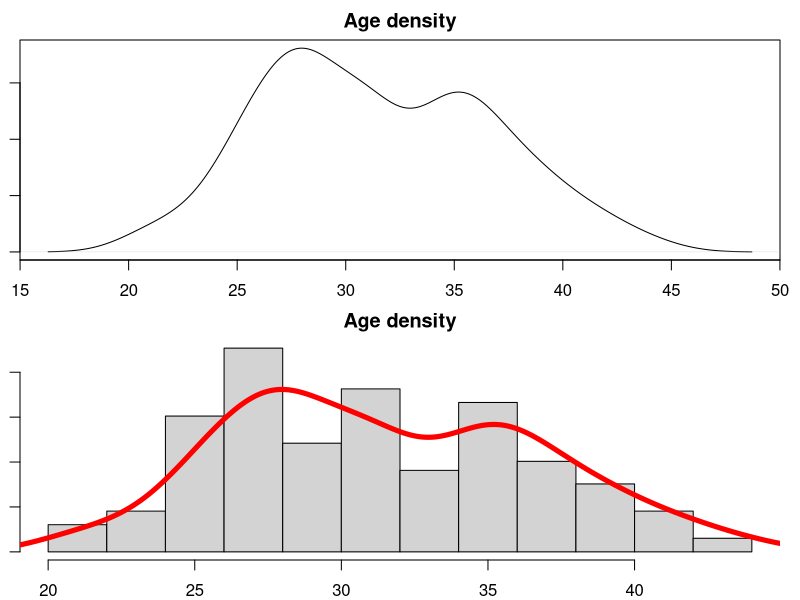
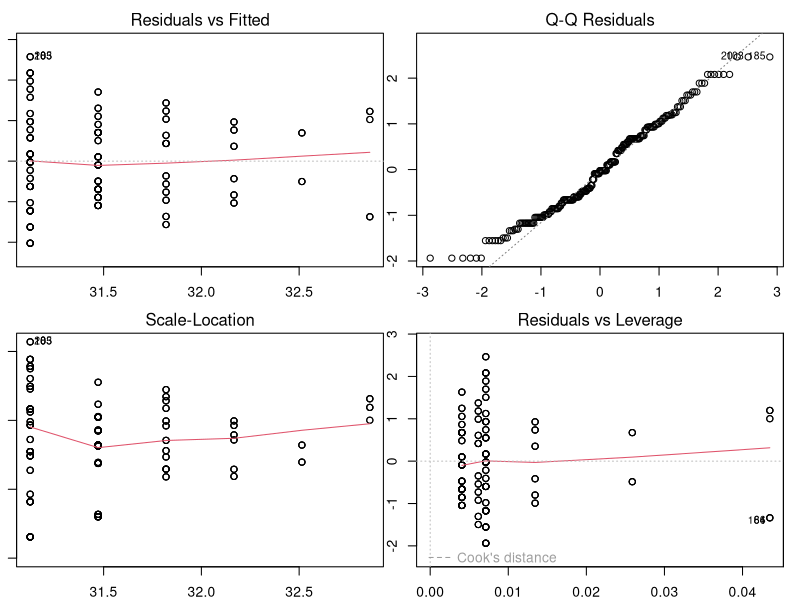
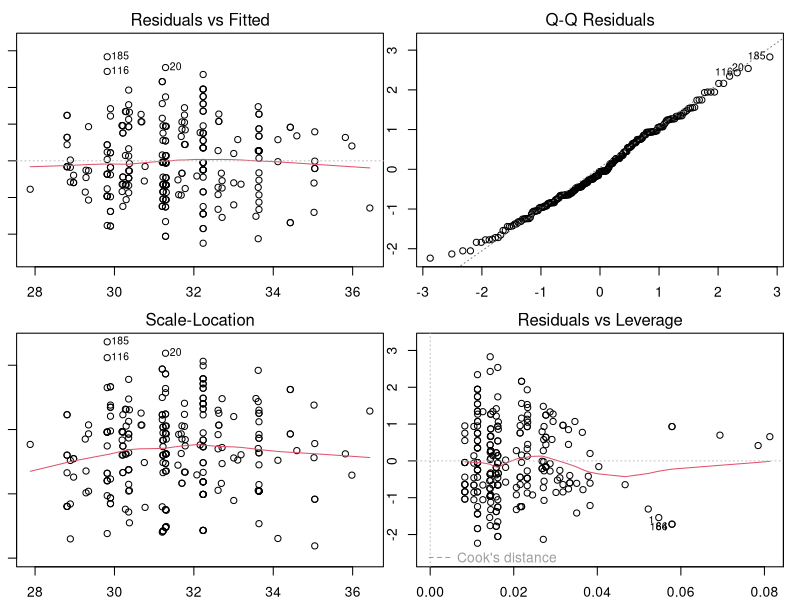
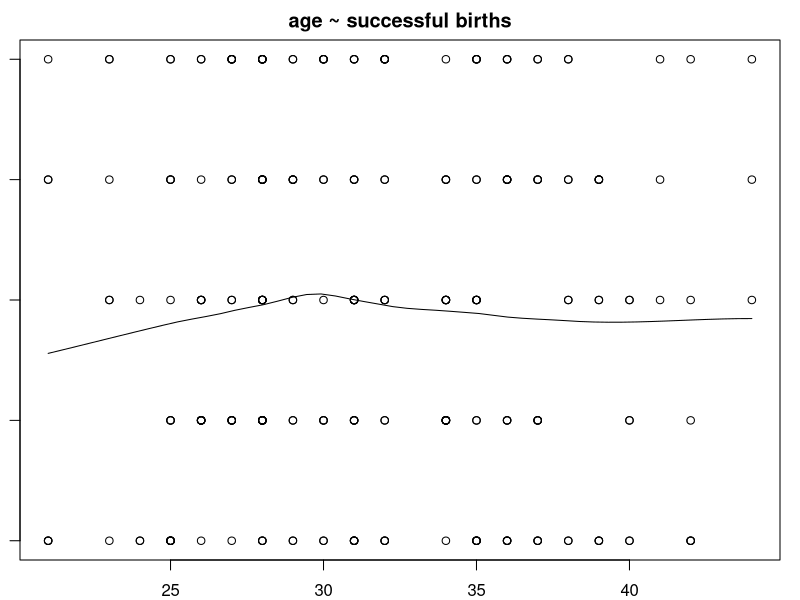
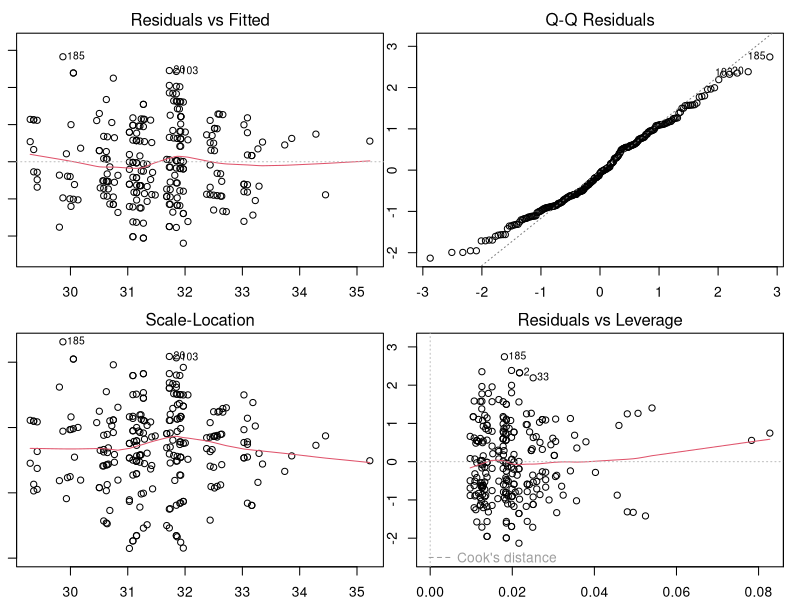

Source code (R) for these figures, in order:
library(Metrics)

newLine <- function () { # afiseaza o linie libera
  blank <- matrix()
  rownames(blank) <- ""
  colnames(blank) <- ""
  print(blank, na.print = "")
}

justTheString <- function (str) { # afiseaza un string fara ""
  blank <- matrix()
  rownames(blank) <- str
  colnames(blank) <- ""
  print(blank, na.print = "")
}

plotModel <- function (m) { # afiseaza 4 toate cele 4 ploturi ale unui model intr+un singur plot
  print(summary(m))
  op<-par(mfrow=c(2,2))
  for(i in c(1:3,5)) {plot(m, which=i)}
  par(op)
}

solve2 <- function() {
  print(names(infert))
  print(head(infert))
  attach(infert)
  
  set.seed(123) # putea fi orice numar
  index <- sample(nrow(infert), 0.8 * nrow(infert))
  train <- infert[index, ]
  test  <- infert[-index, ]
  
  #regresie simpla
  justTheString("Regresie simpla: plotul 1 (primul)")
  print(density(age))
  par(mar=c(2,1,2,1))
  op<-par(mfrow=c(2,1))
  plot(density(age), main="Age density", xlab="AGE", las=1, ask=FALSE)
  hist(age, main="Age density", xlab="AGE", ylab="Density", freq=FALSE)
  lines(density(age), lwd=5, col="red")
  par(op)
  
  #regresie multipla
  newLine()
  justTheString("Regresie multipla: 2 modele - ploturile 2 si 3")
  m1 <- lm(infert$age~infert$parity, data = train)
  m2 <- lm(infert$age~infert$parity+infert$induced+infert$case+infert$spontaneous, data = train)
  print(cor(age, parity))
  print(confint(m1, conf.level=0.95))
  plotModel (m1)
  plotModel (m2)
  
  #adaugam noi variabile: successful births & failed births
  newLine()
  justTheString("Se adauga noi variabile: Successful_births si Failed_births")
  s_births<-sample(x=c(0,1,2,3,4),size=length(infert[[1]]), replace=TRUE)
  f_births<-sample(x=c(0,1),      size=length(infert[[1]]), replace=TRUE)
  justTheString(paste("Cor(age, s_births) =", cor(age,s_births)))
  justTheString(paste("Cor(age, f_births) =", cor(age,f_births)))
  
  #regresie simpla
  newLine()
  justTheString("Regresie simpla: plotul 4")
  scatter.smooth(x=infert$age, y=s_births, main="age ~ successful births")
  
  #regresie multipla
  newLine()
  justTheString("Regresie multipla: plotul 5 (ultimul)")
  m3 <- lm(infert$age~infert$parity+infert$induced+s_births+f_births, data = train)
  plotModel (m3)
  
  tab <- matrix (rep(0, 2*3), nrow = 2, ncol = 3)
  rownames(tab) <- c("MSE", "RMSE")
  colnames(tab) <- c("M1", "M2", "M3")
  tab[1, 1] <- mse (infert$age, predict(m1, test))
  tab[2, 1] <- rmse(infert$age, predict(m1, test))
  tab[1, 2] <- mse (infert$age, predict(m2, test))
  tab[2, 2] <- rmse(infert$age, predict(m2, test))
  tab[1, 3] <- mse (infert$age, predict(m3, test))
  tab[2, 3] <- rmse(infert$age, predict(m3, test))
  print (tab)
  newLine()
}

solve2()
